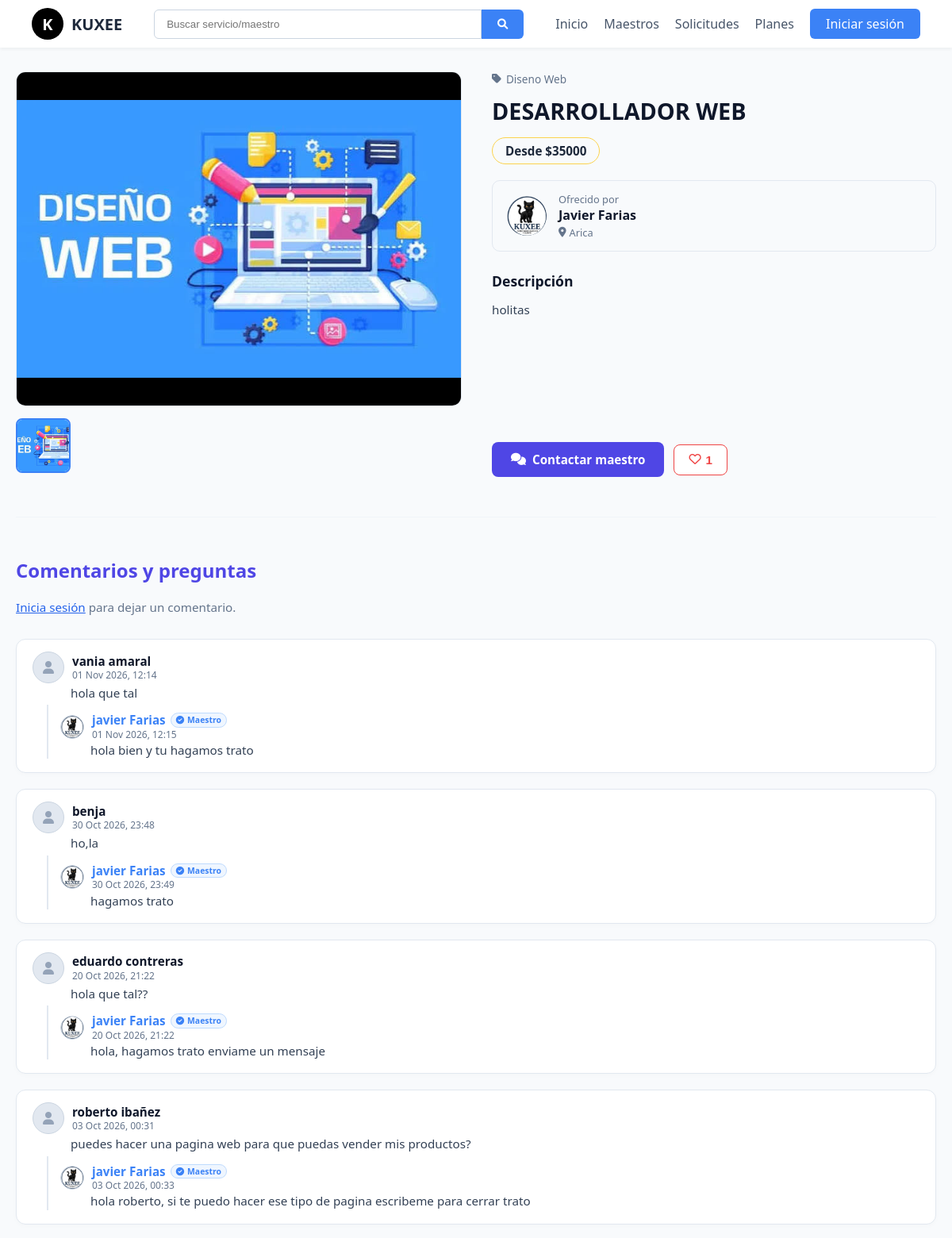
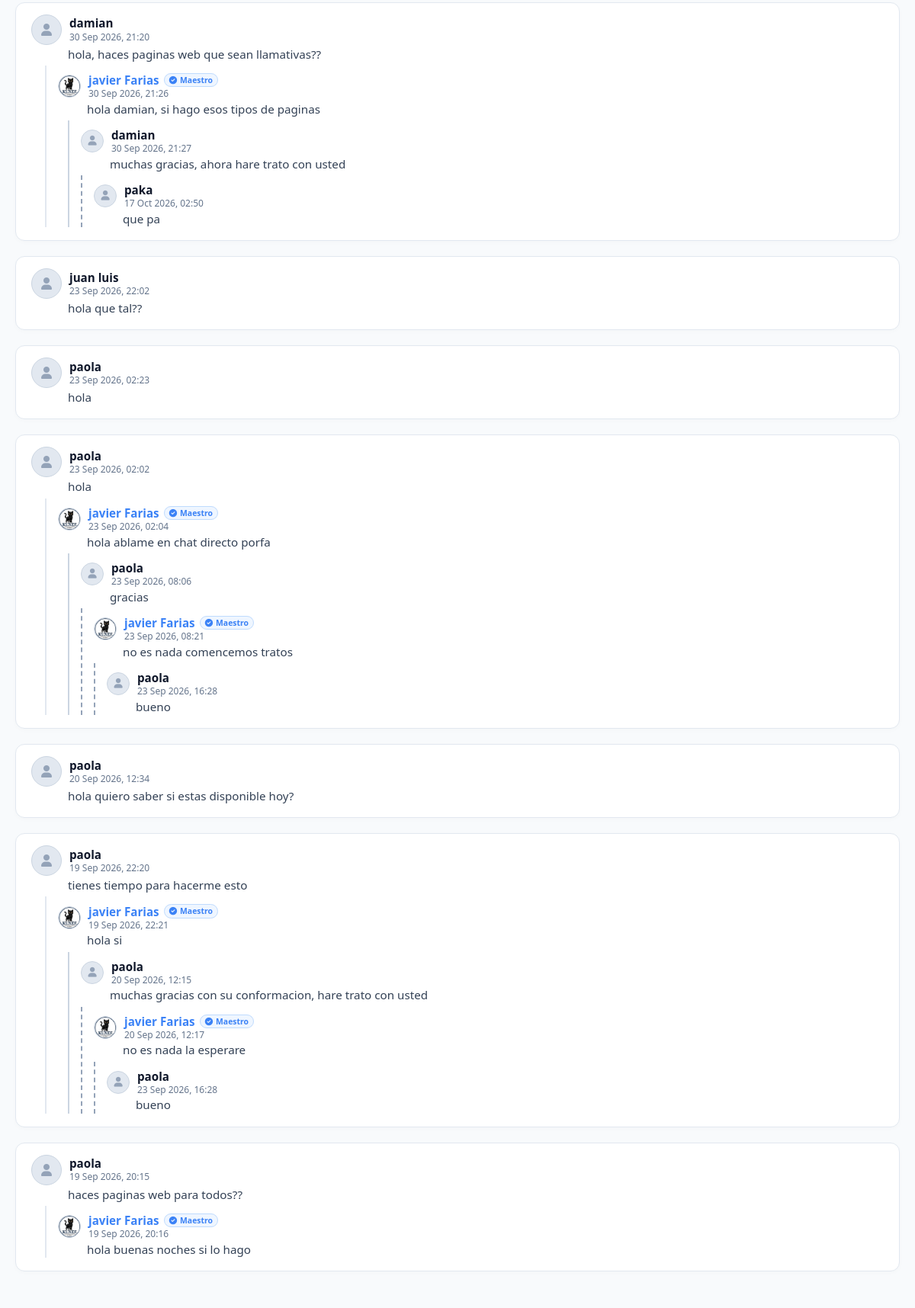
The page /servicio/9/ (upper part) on the database its author committed (2 pictures, top to bottom).
### usuarios/models.py (models this page shows, shortened)
class Servicio(models.Model):
    maestro = models.ForeignKey(PerfilMaestro, on_delete=models.CASCADE, related_name='servicios')
    titulo = models.CharField(max_length=200)
    descripcion = models.TextField()
    oficio = models.CharField(max_length=100)
    precio_base = models.IntegerField(null=True, blank=True)
    imagen_portada = models.ImageField(upload_to='servicios/', blank=True, null=True)
    fecha_publicacion = models.DateTimeField(auto_now_add=True)
    activo = models.BooleanField(default=True)
    likes = models.ManyToManyField(Usuario, related_name='servicios_likeados', blank=True)
    detalles_tecnicos = models.JSONField(default=dict, blank=True, null=True)

class PerfilMaestro(models.Model):
    usuario = models.OneToOneField(Usuario, on_delete=models.CASCADE, related_name='perfil_maestro')
    telefono = models.CharField(max_length=20, blank=True)
    comuna = models.CharField(max_length=100, blank=True)
    descripcion = models.TextField(blank=True)
    oficio_principal = models.CharField(max_length=100, blank=True)
    plan_actual = models.CharField(
        max_length=20,
        choices=[('gratis', 'Gratis'), ('plus', 'Plus')],
        default='gratis'
    )

class Usuario(AbstractUser):
    es_cliente = models.BooleanField(default=False)
    es_maestro = models.BooleanField(default=False)
    rut = models.CharField(max_length=12, blank=True, null=True)
    foto_perfil = models.ImageField(upload_to='perfiles/', blank=True, null=True)

class Comentario(models.Model):
    servicio = models.ForeignKey(Servicio, on_delete=models.CASCADE, related_name='comentarios')
    autor = models.ForeignKey(Usuario, on_delete=models.CASCADE)
    texto = models.TextField()
    fecha_creacion = models.DateTimeField(auto_now_add=True)
    parent = models.ForeignKey('self', null=True, blank=True, on_delete=models.CASCADE, related_name='respuestas')

### usuarios/views.py (the view)
# urls.py: path('servicio/<int:servicio_id>/', views.detalle_servicio, name='detalle_servicio'),
def detalle_servicio(request, servicio_id):
    servicio = get_object_or_404(Servicio.objects.select_related('maestro__usuario'), id=servicio_id)
    otros_servicios = Servicio.objects.filter(maestro=servicio.maestro).exclude(id=servicio.id).order_by('-fecha_publicacion')[:4]
    comentarios = servicio.comentarios.filter(parent__isnull=True).select_related('autor').order_by('-fecha_creacion')
    return render(request, 'usuarios/detalle_servicio.html', {
        'servicio': servicio,
        'otros_servicios': otros_servicios,
        'comentarios': comentarios
    })

### usuarios/context_processors.py (called while the page is built, shortened)
def oficios_globales(request):
    from .forms import LISTA_OFICIOS
    return {
        'oficios_global': LISTA_OFICIOS[1:]
    }

def notificaciones_globales(request):
    return {}

### usuarios/templates/usuarios/detalle_servicio.html (shortened to what this page needs)
{% extends 'usuarios/base.html' %}
{% block contenido %}
<div class="detalle-container">
    <div class="detalle-grid">
        <div class="media-col">
            <div class="main-image-box">
                {% if servicio.imagen_portada %}
                    <img id="main-display-img" src="{{ servicio.imagen_portada.url }}" alt="{{ servicio.titulo }}">
                {% else %}
                    <i class="fas fa-tools" style="font-size: 4rem; color: #cbd5e1;"></i>
                {% endif %}
            </div>
            {% if servicio.imagen_portada %}
            <div class="thumbnails-row">
                <div class="thumb-item active" onclick="cambiarImagenPrincipal('{{ servicio.imagen_portada.url }}', this)">
                    <img src="{{ servicio.imagen_portada.url }}" alt="Miniatura">
                </div>
            </div>
            {% endif %}
        </div>
        <div class="info-col">
            <div class="servicio-categorias">
                <i class="fas fa-tag"></i> <span class="format-text">{{ servicio.oficios_labels|default:servicio.oficio }}</span>
            </div>
            <h1 class="servicio-titulo">{{ servicio.titulo }}</h1>
            <div class="precio-badge">
                {% if servicio.precio_base %}
                    Desde ${{ servicio.precio_base }}
                {% else %}
                    Precio a Conversar
                {% endif %}
            </div>
            {% if user.is_authenticated and user.username == servicio.maestro.usuario.username %}
                <a href="{% url 'mi_perfil' %}" class="maestro-card-link">
            {% else %}
                <a href="{% url 'perfil_publico' servicio.maestro.usuario.username %}" class="maestro-card-link">
            {% endif %}
                <div class="maestro-card-box">
                    <div class="maestro-avatar-mini">
                        {% if servicio.maestro.usuario.foto_perfil %}
                            <img src="{{ servicio.maestro.usuario.foto_perfil.url }}" alt="Avatar">
                        {% else %}
                            <i class="fas fa-user"></i>
                        {% endif %}
                    </div>
                    <div class="maestro-textos">
                        <span>Ofrecido por</span>
                        <strong>
                            {% if servicio.maestro.usuario.first_name %}
                                {{ servicio.maestro.usuario.first_name|title }} {{ servicio.maestro.usuario.last_name|title }}
                            {% else %}
                                {{ servicio.maestro.usuario.username|title }}
                            {% endif %}
                        </strong>
                        <small>
                            <i class="fas fa-map-marker-alt"></i>
                            <span class="format-text">
                            </span>
                        </small>
                    </div>
                </div>
            </a>
            <div class="desc-header">Descripción</div>
            <div class="desc-cuerpo">{{ servicio.descripcion }}</div>
            <div class="acciones-row">
                {% if not user.is_authenticated or user.username != servicio.maestro.usuario.username %}
                    <a href="{% url 'mensajes' %}?contacto={{ servicio.maestro.usuario.username }}&servicio={{ servicio.id }}" class="btn-contactar" style="background: #4f46e5;">
                        <i class="fas fa-comments"></i> Contactar maestro
                    </a>
                {% endif %}
                {% if user.is_authenticated %}
                    <button type="button" id="btn-like-{{ servicio.id }}" class="btn-like" onclick="darLike({{ servicio.id }})" style="{% if request.user in servicio.likes.all %}background: #fee2e2;{% else %}background: white;{% endif %}">
                        <i class="{% if request.user in servicio.likes.all %}fas{% else %}far{% endif %} fa-heart"></i>
                        <span id="contador-likes-{{ servicio.id }}">{{ servicio.likes.count }}</span>
                    </button>
                {% else %}
                    <button type="button" class="btn-like" onclick="window.location.href='{% url 'login' %}'" style="background: white;">
                        <i class="far fa-heart"></i> <span>{{ servicio.likes.count }}</span>
                    </button>
                {% endif %}
            </div>
        </div>
    </div>
    <div class="seccion-bloque">
        <h2 class="seccion-subtitulo">Comentarios y preguntas</h2>
        {% if user.is_authenticated %}
            {% if user.username != servicio.maestro.usuario.username %}
                <form class="comentario-form-main" method="POST" action="{% url 'agregar_comentario' servicio.id %}">
                    {% csrf_token %}
                    <textarea name="texto" placeholder="Escribe una pregunta o comentario... (máx 1000 caracteres)" maxlength="1000" required></textarea>
                    <button type="submit" class="btn-publicar-main">Publicar comentario</button>
                </form>
            {% else %}
                <p style="color: #64748b; font-size: 0.95rem; margin-bottom: 30px; font-style: italic;">
                    <i class="fas fa-info-circle"></i> Este es tu servicio. Puedes responder a los clientes directamente debajo de sus preguntas.
                </p>
            {% endif %}
        {% else %}
            <p class="aviso-login" style="margin-bottom: 30px;">
                <a href="{% url 'login' %}">Inicia sesión</a> para dejar un comentario.
            </p>
        {% endif %}
        <div class="comentarios-lista">
            {% if comentarios %}
                {% include 'usuarios/comentario_nodo.html' with lista_comentarios=comentarios %}
            {% else %}
                <div style="color: #64748b; font-size: 0.95rem;">Aún no hay comentarios. ¡Sé el primero en preguntar!</div>
            {% endif %}
        </div>
    </div>
</div>
{% endblock %}

### usuarios/templates/usuarios/comentario_nodo.html (shortened to what this page needs)
{% for comentario in lista_comentarios %}
    <div class="comentario-wrapper {% if comentario.parent %}is-reply{% else %}is-main{% endif %}" id="comentario-{{ comentario.id }}">
        <div class="comentario-header">
            <div class="comentario-avatar">
                {% if comentario.autor.foto_perfil %}
                    <img src="{{ comentario.autor.foto_perfil.url }}" alt="Avatar">
                {% else %}
                    <i class="fas fa-user"></i>
                {% endif %}
            </div>
            <div class="comentario-meta">
                <div class="comentario-autor" {% if comentario.autor.username == servicio.maestro.usuario.username %}style="color: var(--kuxee-blue);"{% endif %}>
                    {% if comentario.autor.first_name %}{{ comentario.autor.first_name }} {{ comentario.autor.last_name }}{% else %}{{ comentario.autor.username }}{% endif %}
                    {% if comentario.autor.username == servicio.maestro.usuario.username %}
                        <span class="badge-maestro"><i class="fas fa-check-circle"></i> Maestro</span>
                    {% endif %}
                </div>
                <div class="comentario-fecha">{{ comentario.fecha_creacion|date:"d M Y, H:i" }}</div>
            </div>
        </div>
        <div class="comentario-texto">{{ comentario.texto }}</div>
        {% if comentario.respuestas.all %}
            <div class="respuestas-hilo">
                {% include 'usuarios/comentario_nodo.html' with lista_comentarios=comentario.respuestas.all servicio=servicio user=user csrf_token=csrf_token only %}
            </div>
        {% endif %}
    </div>
{% endfor %}

### usuarios/templates/usuarios/base.html (style rules this page uses)
:root { --kuxee-blue: #3b82f6; --kuxee-dark: #1e293b; --kuxee-bg: #f8fafc; --footer-blue: #2563eb; }
body { font-family: 'Segoe UI', Tahoma, Geneva, Verdana, sans-serif; margin: 0; padding: 0; background-color: var(--kuxee-bg); color: #333; display: flex; flex-direction: column; min-height: 100vh; }

### rows shown on the page
Servicio: imagen_portada (picture), titulo "DESARROLLADOR WEB", precio_base "35000", maestro.usuario.foto_perfil (picture), maestro.usuario.first_name "Javier Farias", descripcion "holitas", likes.count "1"
Comentario: autor.first_name "vania amaral", fecha_creacion "01 Nov 2026, 12:14", texto "hola que tal"
Comentario: autor.foto_perfil (picture), autor.first_name "javier Farias", shows "Maestro", fecha_creacion "01 Nov 2026, 12:15", texto "hola bien y tu hagamos trato"
Comentario: autor.first_name "benja", fecha_creacion "30 Oct 2026, 23:48", texto "ho,la"
Comentario: autor.foto_perfil (picture), autor.first_name "javier Farias", shows "Maestro", fecha_creacion "30 Oct 2026, 23:49", texto "hagamos trato"
Comentario: autor.first_name "eduardo contreras", fecha_creacion "20 Oct 2026, 21:22", texto "hola que tal??"
Comentario: autor.foto_perfil (picture), autor.first_name "javier Farias", shows "Maestro", fecha_creacion "20 Oct 2026, 21:22", texto "hola, hagamos trato enviame un mensaje"
Comentario: autor.first_name "roberto ibañez", fecha_creacion "03 Oct 2026, 00:31", texto "puedes hacer una pagina web para que puedas vender mis productos?"
Comentario: autor.foto_perfil (picture), autor.first_name "javier Farias", shows "Maestro", fecha_creacion "03 Oct 2026, 00:33", texto "hola roberto, si te puedo hacer ese tipo de pagina escribeme para cerrar trato"
Comentario: autor.first_name "damian", fecha_creacion "30 Sep 2026, 21:20", texto "hola, haces paginas web que sean llamativas??"
Comentario: autor.foto_perfil (picture), autor.first_name "javier Farias", shows "Maestro", fecha_creacion "30 Sep 2026, 21:26", texto "hola damian, si hago esos tipos de paginas"
Comentario: autor.first_name "damian", fecha_creacion "30 Sep 2026, 21:27", texto "muchas gracias, ahora hare trato con usted"
Comentario: autor.first_name "paka", fecha_creacion "17 Oct 2026, 02:50", texto "que pa"
Comentario: autor.first_name "juan luis", fecha_creacion "23 Sep 2026, 22:02", texto "hola que tal??"
Comentario: autor.first_name "paola", fecha_creacion "23 Sep 2026, 02:23", texto "hola"
Comentario: autor.first_name "paola", fecha_creacion "23 Sep 2026, 02:02", texto "hola"
Comentario: autor.foto_perfil (picture), autor.first_name "javier Farias", shows "Maestro", fecha_creacion "23 Sep 2026, 02:04", texto "hola ablame en chat directo porfa"
Comentario: autor.first_name "paola", fecha_creacion "23 Sep 2026, 08:06", texto "gracias"
Comentario: autor.foto_perfil (picture), autor.first_name "javier Farias", shows "Maestro", fecha_creacion "23 Sep 2026, 08:21", texto "no es nada comencemos tratos"
Comentario: autor.first_name "paola", fecha_creacion "23 Sep 2026, 16:28", texto "bueno"
Comentario: autor.first_name "paola", fecha_creacion "20 Sep 2026, 12:34", texto "hola quiero saber si estas disponible hoy?"
Comentario: autor.first_name "paola", fecha_creacion "19 Sep 2026, 22:20", texto "tienes tiempo para hacerme esto"
Comentario: autor.foto_perfil (picture), autor.first_name "javier Farias", shows "Maestro", fecha_creacion "19 Sep 2026, 22:21", texto "hola si"
Comentario: autor.first_name "paola", fecha_creacion "20 Sep 2026, 12:15", texto "muchas gracias con su conformacion, hare trato con usted"
Comentario: autor.foto_perfil (picture), autor.first_name "javier Farias", shows "Maestro", fecha_creacion "20 Sep 2026, 12:17", texto "no es nada la esperare"
Comentario: autor.first_name "paola", fecha_creacion "23 Sep 2026, 16:28", texto "bueno"
Comentario: autor.first_name "paola", fecha_creacion "19 Sep 2026, 20:15", texto "haces paginas web para todos??"
Comentario: autor.foto_perfil (picture), autor.first_name "javier Farias", shows "Maestro", fecha_creacion "19 Sep 2026, 20:16", texto "hola buenas noches si lo hago"
